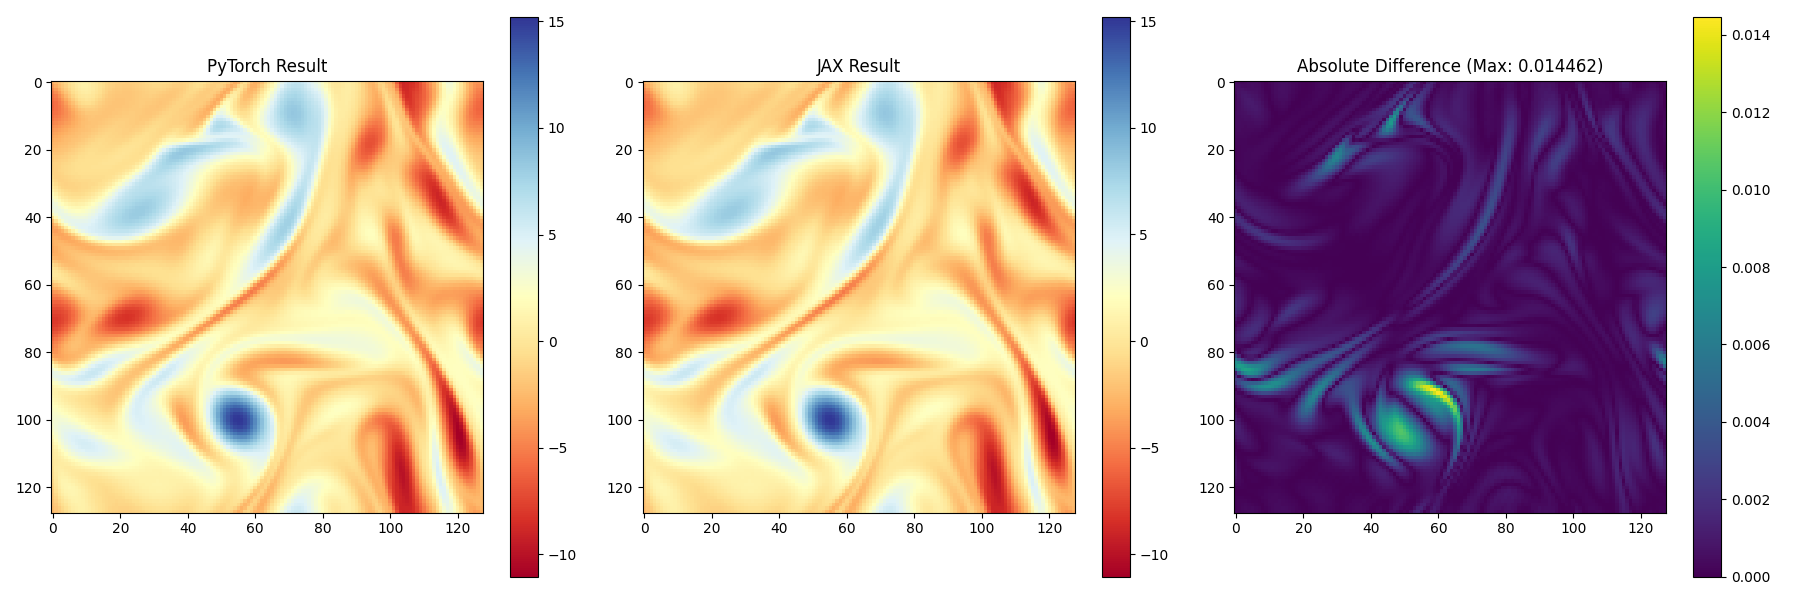

The script that saved this image:
import os
import sys
import torch
import pytest
import jax
import jax.numpy as jnp
import numpy as np
import matplotlib.pyplot as plt
from navier_stokes import NavierStokes2d, ForwardNavierStokes2d  # Import torch version
from nnx_navier_stokes import NavierStokes2dJAX, ForwardNavierStokes2dJAX  # Import jax version

# Add the project root to Python path
project_root = os.path.dirname(os.path.dirname(os.path.abspath(__file__)))
sys.path.insert(0, project_root)

def compare_tensors(torch_tensor, jax_tensor, rtol=1e-5, atol=1e-5):
    """Compare PyTorch and JAX tensors with given tolerances"""
    torch_tensor = torch_tensor.detach().numpy()
    jax_tensor = np.array(jax_tensor)
    return np.allclose(torch_tensor, jax_tensor, rtol=rtol, atol=atol)

def save_visualization(torch_result, jax_result, diff, max_diff, filename):
    """Helper function to save visualization of differences between implementations"""
    fig, axes = plt.subplots(1, 3, figsize=(18, 6))
    
    im0 = axes[0].imshow(torch_result, cmap='RdYlBu')
    axes[0].set_title('PyTorch Result')
    plt.colorbar(im0, ax=axes[0])
    
    im1 = axes[1].imshow(jax_result, cmap='RdYlBu')
    axes[1].set_title('JAX Result')
    plt.colorbar(im1, ax=axes[1])
    
    im2 = axes[2].imshow(diff, cmap='viridis')
    axes[2].set_title(f'Absolute Difference (Max: {max_diff:.6f})')
    plt.colorbar(im2, ax=axes[2])
    
    plt.tight_layout()
    plt.savefig(filename)
    plt.close()

def test_navier_stokes_solver():
    """Test that the PyTorch and JAX implementations of the Navier-Stokes solver produce equivalent results"""
    # Test parameters
    resolution = 64  # Lower resolution for testing
    L = 2 * np.pi
    Re = 200.0
    forward_time = 1.0
    delta_t = 1e-2
    adaptive = True
    
    # Set seeds for reproducibility
    torch.manual_seed(42)
    jax_key = jax.random.PRNGKey(42)
    
    # Initialize solvers
    torch_solver = NavierStokes2d(resolution, resolution, L, L, Re=Re, device=torch.device('cpu'), dtype=torch.float32)
    jax_solver = NavierStokes2dJAX(resolution, resolution, L, L, Re=Re, dtype=jnp.float32)
    
    # Get the forcing term
    torch_force = -4 * torch.cos(4.0 * torch.linspace(0, L, resolution+1)[:-1].reshape(-1, 1).repeat(1, resolution))
    jax_force = -4 * jnp.cos(4.0 * jnp.linspace(0, L, resolution+1)[:-1].reshape(-1, 1).repeat(resolution, axis=1))
    
    # Create random initial vorticity field
    torch_w_init = torch.randn(resolution, resolution, dtype=torch.float32)
    jax_w_init = jnp.array(torch_w_init.numpy())  # Convert to JAX array
    
    # Solve using both implementations
    torch_w_final = torch_solver.solve(
        torch_w_init, 
        torch_force, 
        T=forward_time, 
        Re=Re, 
        adaptive=adaptive, 
        delta_t=delta_t
    )
    
    jax_w_final = jax_solver.solve(
        jax_w_init, 
        jax_force, 
        T=forward_time, 
        Re=Re, 
        adaptive=adaptive, 
        delta_t=delta_t
    )
    
    # Convert results to numpy for comparison
    torch_result_np = torch_w_final.numpy()
    jax_result_np = np.array(jax_w_final)
    
    # Calculate difference
    diff = np.abs(jax_result_np - torch_result_np)
    max_diff = np.max(diff)
    mean_diff = np.mean(diff)
    
    # Optional: Save visualization for debugging if difference is significant
    if max_diff >= 1e-5:
        save_visualization(
            torch_result_np, 
            jax_result_np, 
            diff, 
            max_diff, 
            "navier_stokes_comparison.png"
        )
    
    # Assert that the implementations are equivalent within a tolerance
    assert max_diff < 1e-4, f"Maximum difference ({max_diff}) exceeds tolerance"
    assert mean_diff < 1e-5, f"Mean difference ({mean_diff}) exceeds tolerance"

def test_forward_operator():
    """Test that the PyTorch and JAX implementations of the forward operator produce equivalent results"""
    # Test parameters
    resolution = 64
    L = 2 * np.pi
    Re = 200.0
    forward_time = 1.0
    delta_t = 1e-2
    adaptive = True
    batch_size = 2
    
    # Set seeds for reproducibility
    torch.manual_seed(42)
    jax_key = jax.random.PRNGKey(42)
    
    # Initialize forward operators
    torch_forward = ForwardNavierStokes2d(
        resolution=resolution, 
        L=L, 
        forward_time=forward_time,
        Re=Re, 
        delta_t=delta_t, 
        adaptive=adaptive, 
        device='cpu'
    )
    
    jax_forward = ForwardNavierStokes2dJAX(
        resolution=resolution, 
        L=L, 
        forward_time=forward_time,
        Re=Re, 
        delta_t=delta_t, 
        adaptive=adaptive
    )
    
    # Create a batch of input data
    torch_input = torch.randn(batch_size, 1, resolution, resolution, dtype=torch.float32)
    jax_input = jnp.array(torch_input.numpy())
    
    # Create data dictionaries
    torch_data = {'target': torch_input}
    jax_data = {'target': jax_input}
    
    # Run forward operators
    torch_output = torch_forward(torch_data, unnormalize=False)
    jax_output = jax_forward(jax_data, unnormalize=False, key=jax_key)
    
    # Convert results to numpy for comparison
    torch_output_np = torch_output.numpy()
    jax_output_np = np.array(jax_output)
    
    # Calculate difference
    forward_diff = np.abs(jax_output_np - torch_output_np)
    forward_max_diff = np.max(forward_diff)
    forward_mean_diff = np.mean(forward_diff)
    
    # Optional: Save visualization for debugging if difference is significant
    if forward_max_diff >= 1e-5:
        save_visualization(
            torch_output_np[0, 0], 
            jax_output_np[0, 0], 
            forward_diff[0, 0], 
            forward_max_diff, 
            "navier_stokes_forward_comparison.png"
        )
    
    # Assert that the implementations are equivalent within a tolerance
    assert forward_max_diff < 1e-4, f"Forward op maximum difference ({forward_max_diff}) exceeds tolerance"
    assert forward_mean_diff < 1e-5, f"Forward op mean difference ({forward_mean_diff}) exceeds tolerance"

if __name__ == '__main__':
    pytest.main([__file__])
